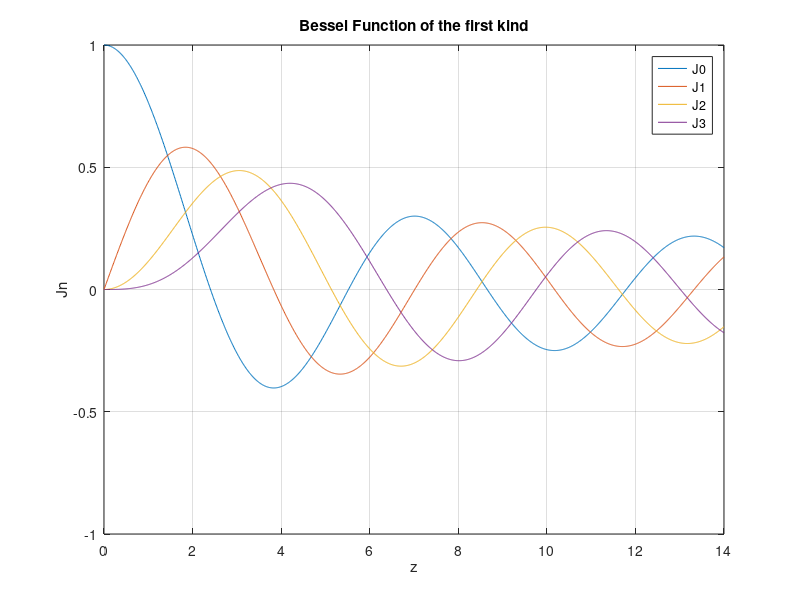

Source code (MATLAB):
% wavefunction.m
% 05.12.21
% Ammaar Firozi
  clear; close all; clc;
%%%%%%%%%%%%%%%%%%%%%%%%%%%%%%%%%%%%%%%%%%%%%%
z = 0:0.01:14;

%Calculating 1st 3 bessel functions of the first kind
j=zeros(3,1401);
for i=0:3
    j(i+1,:)=besselj(i,z);
end

h=plot(z,j)
xData= get(h,'XData')
grid on
legend('J0','J1','J2','J3')
title('Bessel Function of the first kind')
xlabel('z')
ylabel('Jn')